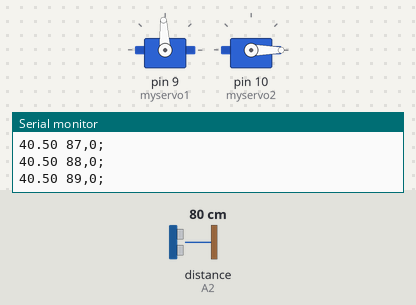
A sketch run on a simulated Arduino Mega 2560, built with avr-gcc and run on an emulated ATmega2560. Shown: 2 × servo, the last lines printed to the serial monitor. Inputs (shaded band) come from the test bench; at power-on: distance to the obstacle (sensor on A2) 80 cm. The echo pulse lasts 58.3 µs per cm.

Above: at 1.2 s.
1.3 s: distance to the obstacle (sensor on A2) set to 183 cm
At 1.7 s:
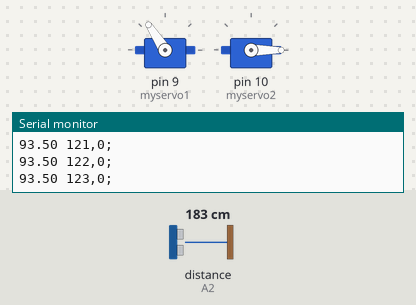
4.3 s: distance to the obstacle (sensor on A2) set to 2 cm
At 4.47 s:
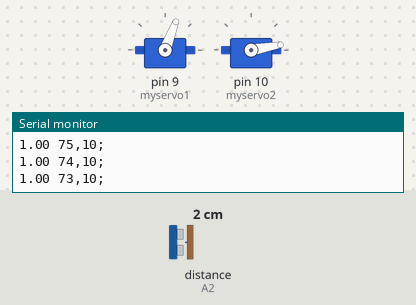
At 5.4 s:
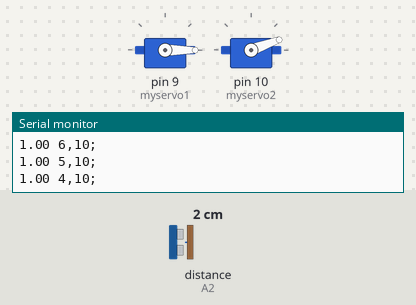
7.3 s: distance to the obstacle (sensor on A2) set to 183 cm
At 7.55 s:
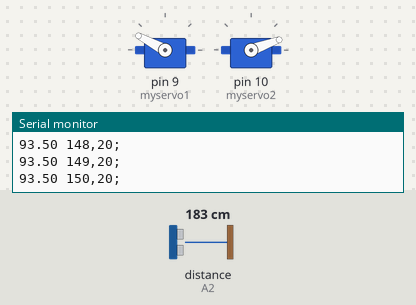
10.3 s: distance to the obstacle (sensor on A2) set to 35 cm
13.3 s: distance to the obstacle (sensor on A2) set to 4 cm
16.3 s: distance to the obstacle (sensor on A2) set to 60 cm
Timing chart, 0 to 23.4 s (numbered marks = the images above; inputs shaded):
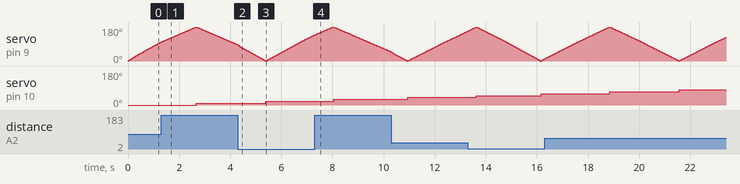

The sketch:

Ardiuno1.ino
```cpp
#include <NewPing.h>
#include <Servo.h>

#define TRIGGER_PINL  A5  // Arduino pin tied to trigger pin on ping sensor.
#define ECHO_PINL     A2  // Arduino pin tied to echo pin on ping sensor.

#define MAX_DISTANCE 500 // Maximum distance we want to ping for (in centimeters). Maximum sensor distance is rated at 400-500cm.

Servo myservo1;// create servo object to control a servo
Servo myservo2;// twelve servo objects can be created on most boards

int angle1 = 0;    // variable to store the servo position
int angle2 = 0;
//for UltraSonic Sensor
NewPing sonarLeft(TRIGGER_PINL, ECHO_PINL, MAX_DISTANCE); // NewPing setup of pins and maximum distance.

unsigned int pingSpeed = 30; // How frequently are we going to send out a ping (in milliseconds). 50ms would be 20 times a second.
unsigned long pingTimer;     // Holds the next ping time


float oldLeftSensor, leftSensor, lSensor;
void setup() {
  // put your setup code here, to run once:
  Serial.begin(9600);
  myservo1.attach(9);  // attaches the servo on pin 9 to the servo object
  myservo2.attach(10);
}

void loop() {
  // put your main code here, to run repeatedly:
  for (angle2 = 0; angle2 <= 90; angle2 += 10){

    myservo2.write(angle2);
    if((angle2/10)%2 == 0){
      for(angle1 = 0; angle1 <= 180; angle1 += 1){
        myservo1.write(angle1);
        ReadSensors();
          Serial.print(leftSensor);
          Serial.print(" ");
          Serial.print(angle1);
          Serial.print(",");
          Serial.print(angle2);
          Serial.println(";");

          delay(5);
    }}
    else{
      for(angle1 = 180; angle1 >= 0; angle1 -= 1){
        myservo1.write(angle1);
        ReadSensors();
          Serial.print(leftSensor);
          Serial.print(" ");
          Serial.print(angle1);
          Serial.print(",");
          Serial.print(angle2);
          Serial.println(";");

          delay(5);
    }
      }
    }
}
  //========================================ULTRASONIC SENSORS READING DATA========================================//

void ReadSensors() {


  leftSensor = sonarLeft.convert_cm(leftSensor);

  lSensor = sonarLeft.ping_cm(); //ping in cm

  leftSensor = (lSensor + oldLeftSensor) / 2; //average distance between old & new readings to make the change smoother

}
```

Measured:
- after the input at 4.3 s, servo on pin 10 (myservo2): 10° → 20° after 1.1 s instead of 1.5 s
